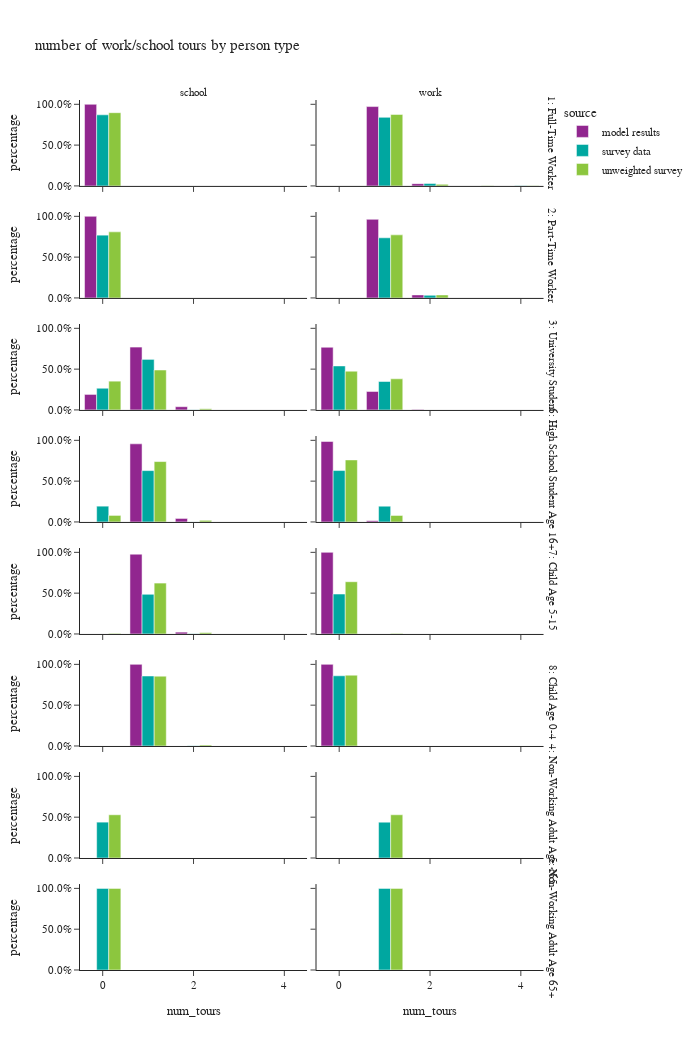

Write notebook code for a chart like this one.
### Code cell
# number of mandatory tours
df_plot = m_tour_data[['person_id','source','ptype_label','tour_type','tour_id','person_weight']].groupby(['person_id','source','ptype_label','tour_type','person_weight']).count().reset_index()

pivoted = df_plot.pivot(index=['person_id','source','ptype_label','person_weight'], columns="tour_type", values="tour_id").fillna(0).reset_index()
df_plot = pivoted.melt(id_vars=['person_id','source','ptype_label','person_weight'], var_name="tour_type")

df_plot['num_tours'] = df_plot['value']
df_plot['ws_weight'] = df_plot['person_weight']
df_plot = df_plot.groupby(['source','ptype_label','tour_type','num_tours'])['ws_weight'].sum().reset_index()
df_plot = df_plot.merge(df_ptype_count, how='left', on=['source','ptype_label'])
df_plot['percentage'] = df_plot['ws_weight']/df_plot['person_weight']

fig = px.bar(df_plot, x="num_tours", y="percentage", color="source",barmode="group",
             facet_row="ptype_label",facet_col="tour_type",
             title="number of work/school tours by person type")
fig.for_each_annotation(lambda a: a.update(text=a.text.split("=")[-1]))
fig.update_layout(height=1050, width=700)
fig.update_yaxes(tickformat=".1%")
fig.show()

### Figure 1 — Plotly figure (JSON) as saved in the notebook; plotly's stock layout.template omitted (floating-point values rounded to 4 significant figures)
{"data": [{"alignmentgroup": "True", "hovertemplate": "source=model results<br>ptype_label=1: Full-Time Worker<br>tour_type=school<br>num_tours=%{x}<br>percentage=%{y}<extra></extra>", "legendgroup": "model results", "marker": {"color": "#91268F", "pattern": {"shape": ""}}, "name": "model results", "offsetgroup": "model results", "orientation": "v", "showlegend": true, "textposition": "auto", "x": [0.0], "xaxis": "x15", "y": [1.0], "yaxis": "y15", "type": "bar"}, {"alignmentgroup": "True", "hovertemplate": "source=model results<br>ptype_label=1: Full-Time Worker<br>tour_type=work<br>num_tours=%{x}<br>percentage=%{y}<extra></extra>", "legendgroup": "model results", "marker": {"color": "#91268F", "pattern": {"shape": ""}}, "name": "model results", "offsetgroup": "model results", "orientation": "v", "showlegend": false, "textposition": "auto", "x": [1.0, 2.0], "xaxis": "x16", "y": [0.9721, 0.02788], "yaxis": "y16", "type": "bar"}, {"alignmentgroup": "True", "hovertemplate": "source=model results<br>ptype_label=2: Part-Time Worker<br>tour_type=school<br>num_tours=%{x}<br>percentage=%{y}<extra></extra>", "legendgroup": "model results", "marker": {"color": "#91268F", "pattern": {"shape": ""}}, "name": "model results", "offsetgroup": "model results", "orientation": "v", "showlegend": false, "textposition": "auto", "x": [0.0], "xaxis": "x13", "y": [1.0], "yaxis": "y13", "type": "bar"}, {"alignmentgroup": "True", "hovertemplate": "source=model results<br>ptype_label=2: Part-Time Worker<br>tour_type=work<br>num_tours=%{x}<br>percentage=%{y}<extra></extra>", "legendgroup": "model results", "marker": {"color": "#91268F", "pattern": {"shape": ""}}, "name": "model results", "offsetgroup": "model results", "orientation": "v", "showlegend": false, "textposition": "auto", "x": [1.0, 2.0], "xaxis": "x14", "y": [0.9628, 0.03716], "yaxis": "y14", "type": "bar"}, {"alignmentgroup": "True", "hovertemplate": "source=model results<br>ptype_label=3: University Student<br>tour_type=school<br>num_tours=%{x}<br>percentage=%{y}<extra></extra>", "legendgroup": "model results", "marker": {"color": "#91268F", "pattern": {"shape": ""}}, "name": "model results", "offsetgroup": "model results", "orientation": "v", "showlegend": false, "textposition": "auto", "x": [0.0, 1.0, 2.0], "xaxis": "x11", "y": [0.1901, 0.7703, 0.03962], "yaxis": "y11", "type": "bar"}, {"alignmentgroup": "True", "hovertemplate": "source=model results<br>ptype_label=3: University Student<br>tour_type=work<br>num_tours=%{x}<br>percentage=%{y}<extra></extra>", "legendgroup": "model results", "marker": {"color": "#91268F", "pattern": {"shape": ""}}, "name": "model results", "offsetgroup": "model results", "orientation": "v", "showlegend": false, "textposition": "auto", "x": [0.0, 1.0, 2.0], "xaxis": "x12", "y": [0.7677, 0.2265, 0.005763], "yaxis": "y12", "type": "bar"}, {"alignmentgroup": "True", "hovertemplate": "source=model results<br>ptype_label=6: High School Student Age 16+<br>tour_type=school<br>num_tours=%{x}<br>percentage=%{y}<extra></extra>", "legendgroup": "model results", "marker": {"color": "#91268F", "pattern": {"shape": ""}}, "name": "model results", "offsetgroup": "model results", "orientation": "v", "showlegend": false, "textposition": "auto", "x": [1.0, 2.0], "xaxis": "x9", "y": [0.9571, 0.04288], "yaxis": "y9", "type": "bar"}, {"alignmentgroup": "True", "hovertemplate": "source=model results<br>ptype_label=6: High School Student Age 16+<br>tour_type=work<br>num_tours=%{x}<br>percentage=%{y}<extra></extra>", "legendgroup": "model results", "marker": {"color": "#91268F", "pattern": {"shape": ""}}, "name": "model results", "offsetgroup": "model results", "orientation": "v", "showlegend": false, "textposition": "auto", "x": [0.0, 1.0], "xaxis": "x10", "y": [0.986, 0.01403], "yaxis": "y10", "type": "bar"}, {"alignmentgroup": "True", "hovertemplate": "source=model results<br>ptype_label=7: Child Age 5-15<br>tour_type=school<br>num_tours=%{x}<br>percentage=%{y}<extra></extra>", "legendgroup": "model results", "marker": {"color": "#91268F", "pattern": {"shape": ""}}, "name": "model results", "offsetgroup": "model results", "orientation": "v", "showlegend": false, "textposition": "auto", "x": [1.0, 2.0], "xaxis": "x7", "y": [0.9776, 0.02242], "yaxis": "y7", "type": "bar"}, {"alignmentgroup": "True", "hovertemplate": "source=model results<br>ptype_label=7: Child Age 5-15<br>tour_type=work<br>num_tours=%{x}<br>percentage=%{y}<extra></extra>", "legendgroup": "model results", "marker": {"color": "#91268F", "pattern": {"shape": ""}}, "name": "model results", "offsetgroup": "model results", "orientation": "v", "showlegend": false, "textposition": "auto", "x": [0.0], "xaxis": "x8", "y": [1.0], "yaxis": "y8", "type": "bar"}, {"alignmentgroup": "True", "hovertemplate": "source=model results<br>ptype_label=8: Child Age 0-4<br>tour_type=school<br>num_tours=%{x}<br>percentage=%{y}<extra></extra>", "legendgroup": "model results", "marker": {"color": "#91268F", "pattern": {"shape": ""}}, "name": "model results", "offsetgroup": "model results", "orientation": "v", "showlegend": false, "textposition": "auto", "x": [1.0], "xaxis": "x5", "y": [1.0], "yaxis": "y5", "type": "bar"}, {"alignmentgroup": "True", "hovertemplate": "source=model results<br>ptype_label=8: Child Age 0-4<br>tour_type=work<br>num_tours=%{x}<br>percentage=%{y}<extra></extra>", "legendgroup": "model results", "marker": {"color": "#91268F", "pattern": {"shape": ""}}, "name": "model results", "offsetgroup": "model results", "orientation": "v", "showlegend": false, "textposition": "auto", "x": [0.0], "xaxis": "x6", "y": [1.0], "yaxis": "y6", "type": "bar"}, {"alignmentgroup": "True", "hovertemplate": "source=survey data<br>ptype_label=1: Full-Time Worker<br>tour_type=school<br>num_tours=%{x}<br>percentage=%{y}<extra></extra>", "legendgroup": "survey data", "marker": {"color": "#00A7A0", "pattern": {"shape": ""}}, "name": "survey data", "offsetgroup": "survey data", "orientation": "v", "showlegend": true, "textposition": "auto", "x": [0.0], "xaxis": "x15", "y": [0.8711], "yaxis": "y15", "type": "bar"}, {"alignmentgroup": "True", "hovertemplate": "source=survey data<br>ptype_label=1: Full-Time Worker<br>tour_type=work<br>num_tours=%{x}<br>percentage=%{y}<extra></extra>", "legendgroup": "survey data", "marker": {"color": "#00A7A0", "pattern": {"shape": ""}}, "name": "survey data", "offsetgroup": "survey data", "orientation": "v", "showlegend": false, "textposition": "auto", "x": [1.0, 2.0, 3.0, 4.0], "xaxis": "x16", "y": [0.8402, 0.03033, 6.311e-05, 0.0004842], "yaxis": "y16", "type": "bar"}, {"alignmentgroup": "True", "hovertemplate": "source=survey data<br>ptype_label=2: Part-Time Worker<br>tour_type=school<br>num_tours=%{x}<br>percentage=%{y}<extra></extra>", "legendgroup": "survey data", "marker": {"color": "#00A7A0", "pattern": {"shape": ""}}, "name": "survey data", "offsetgroup": "survey data", "orientation": "v", "showlegend": false, "textposition": "auto", "x": [0.0], "xaxis": "x13", "y": [0.769], "yaxis": "y13", "type": "bar"}, {"alignmentgroup": "True", "hovertemplate": "source=survey data<br>ptype_label=2: Part-Time Worker<br>tour_type=work<br>num_tours=%{x}<br>percentage=%{y}<extra></extra>", "legendgroup": "survey data", "marker": {"color": "#00A7A0", "pattern": {"shape": ""}}, "name": "survey data", "offsetgroup": "survey data", "orientation": "v", "showlegend": false, "textposition": "auto", "x": [1.0, 2.0], "xaxis": "x14", "y": [0.7366, 0.03243], "yaxis": "y14", "type": "bar"}, {"alignmentgroup": "True", "hovertemplate": "source=survey data<br>ptype_label=3: University Student<br>tour_type=school<br>num_tours=%{x}<br>percentage=%{y}<extra></extra>", "legendgroup": "survey data", "marker": {"color": "#00A7A0", "pattern": {"shape": ""}}, "name": "survey data", "offsetgroup": "survey data", "orientation": "v", "showlegend": false, "textposition": "auto", "x": [0.0, 1.0, 2.0], "xaxis": "x11", "y": [0.2658, 0.6194, 0.002394], "yaxis": "y11", "type": "bar"}, {"alignmentgroup": "True", "hovertemplate": "source=survey data<br>ptype_label=3: University Student<br>tour_type=work<br>num_tours=%{x}<br>percentage=%{y}<extra></extra>", "legendgroup": "survey data", "marker": {"color": "#00A7A0", "pattern": {"shape": ""}}, "name": "survey data", "offsetgroup": "survey data", "orientation": "v", "showlegend": false, "textposition": "auto", "x": [0.0, 1.0], "xaxis": "x12", "y": [0.5391, 0.3484], "yaxis": "y12", "type": "bar"}, {"alignmentgroup": "True", "hovertemplate": "source=survey data<br>ptype_label=6: High School Student Age 16+<br>tour_type=school<br>num_tours=%{x}<br>percentage=%{y}<extra></extra>", "legendgroup": "survey data", "marker": {"color": "#00A7A0", "pattern": {"shape": ""}}, "name": "survey data", "offsetgroup": "survey data", "orientation": "v", "showlegend": false, "textposition": "auto", "x": [0.0, 1.0, 2.0], "xaxis": "x9", "y": [0.1935, 0.6291, 0.0006962], "yaxis": "y9", "type": "bar"}, {"alignmentgroup": "True", "hovertemplate": "source=survey data<br>ptype_label=6: High School Student Age 16+<br>tour_type=work<br>num_tours=%{x}<br>percentage=%{y}<extra></extra>", "legendgroup": "survey data", "marker": {"color": "#00A7A0", "pattern": {"shape": ""}}, "name": "survey data", "offsetgroup": "survey data", "orientation": "v", "showlegend": false, "textposition": "auto", "x": [0.0, 1.0], "xaxis": "x10", "y": [0.6298, 0.1935], "yaxis": "y10", "type": "bar"}, {"alignmentgroup": "True", "hovertemplate": "source=survey data<br>ptype_label=7: Child Age 5-15<br>tour_type=school<br>num_tours=%{x}<br>percentage=%{y}<extra></extra>", "legendgroup": "survey data", "marker": {"color": "#00A7A0", "pattern": {"shape": ""}}, "name": "survey data", "offsetgroup": "survey data", "orientation": "v", "showlegend": false, "textposition": "auto", "x": [0.0, 1.0, 2.0], "xaxis": "x7", "y": [0.000199, 0.4862, 0.002762], "yaxis": "y7", "type": "bar"}, {"alignmentgroup": "True", "hovertemplate": "source=survey data<br>ptype_label=7: Child Age 5-15<br>tour_type=work<br>num_tours=%{x}<br>percentage=%{y}<extra></extra>", "legendgroup": "survey data", "marker": {"color": "#00A7A0", "pattern": {"shape": ""}}, "name": "survey data", "offsetgroup": "survey data", "orientation": "v", "showlegend": false, "textposition": "auto", "x": [0.0, 1.0], "xaxis": "x8", "y": [0.4889, 0.000199], "yaxis": "y8", "type": "bar"}, {"alignmentgroup": "True", "hovertemplate": "source=survey data<br>ptype_label=8: Child Age 0-4<br>tour_type=school<br>num_tours=%{x}<br>percentage=%{y}<extra></extra>", "legendgroup": "survey data", "marker": {"color": "#00A7A0", "pattern": {"shape": ""}}, "name": "survey data", "offsetgroup": "survey data", "orientation": "v", "showlegend": false, "textposition": "auto", "x": [1.0, 2.0], "xaxis": "x5", "y": [0.8572, 0.002688], "yaxis": "y5", "type": "bar"}, {"alignmentgroup": "True", "hovertemplate": "source=survey data<br>ptype_label=8: Child Age 0-4<br>tour_type=work<br>num_tours=%{x}<br>percentage=%{y}<extra></extra>", "legendgroup": "survey data", "marker": {"color": "#00A7A0", "pattern": {"shape": ""}}, "name": "survey data", "offsetgroup": "survey data", "orientation": "v", "showlegend": false, "textposition": "auto", "x": [0.0], "xaxis": "x6", "y": [0.8599], "yaxis": "y6", "type": "bar"}, {"alignmentgroup": "True", "hovertemplate": "source=survey data<br>ptype_label=4: Non-Working Adult Age <65<br>tour_type=school<br>num_tours=%{x}<br>percentage=%{y}<extra></extra>", "legendgroup": "survey data", "marker": {"color": "#00A7A0", "pattern": {"shape": ""}}, "name": "survey data", "offsetgroup": "survey data", "orientation": "v", "showlegend": false, "textposition": "auto", "x": [0.0], "xaxis": "x3", "y": [0.4392], "yaxis": "y3", "type": "bar"}, {"alignmentgroup": "True", "hovertemplate": "source=survey data<br>ptype_label=4: Non-Working Adult Age <65<br>tour_type=work<br>num_tours=%{x}<br>percentage=%{y}<extra></extra>", "legendgroup": "survey data", "marker": {"color": "#00A7A0", "pattern": {"shape": ""}}, "name": "survey data", "offsetgroup": "survey data", "orientation": "v", "showlegend": false, "textposition": "auto", "x": [1.0], "xaxis": "x4", "y": [0.4392], "yaxis": "y4", "type": "bar"}, {"alignmentgroup": "True", "hovertemplate": "source=survey data<br>ptype_label=5: Non-Working Adult Age 65+<br>tour_type=school<br>num_tours=%{x}<br>percentage=%{y}<extra></extra>", "legendgroup": "survey data", "marker": {"color": "#00A7A0", "pattern": {"shape": ""}}, "name": "survey data", "offsetgroup": "survey data", "orientation": "v", "showlegend": false, "textposition": "auto", "x": [0.0], "xaxis": "x", "y": [1.0], "yaxis": "y", "type": "bar"}, {"alignmentgroup": "True", "hovertemplate": "source=survey data<br>ptype_label=5: Non-Working Adult Age 65+<br>tour_type=work<br>num_tours=%{x}<br>percentage=%{y}<extra></extra>", "legendgroup": "survey data", "marker": {"color": "#00A7A0", "pattern": {"shape": ""}}, "name": "survey data", "offsetgroup": "survey data", "orientation": "v", "showlegend": false, "textposition": "auto", "x": [1.0], "xaxis": "x2", "y": [1.0], "yaxis": "y2", "type": "bar"}, {"alignmentgroup": "True", "hovertemplate": "source=unweighted survey<br>ptype_label=1: Full-Time Worker<br>tour_type=school<br>num_tours=%{x}<br>percentage=%{y}<extra></extra>", "legendgroup": "unweighted survey", "marker": {"color": "#8CC63E", "pattern": {"shape": ""}}, "name": "unweighted survey", "offsetgroup": "unweighted survey", "orientation": "v", "showlegend": true, "textposition": "auto", "x": [0.0], "xaxis": "x15", "y": [0.897], "yaxis": "y15", "type": "bar"}, {"alignmentgroup": "True", "hovertemplate": "source=unweighted survey<br>ptype_label=1: Full-Time Worker<br>tour_type=work<br>num_tours=%{x}<br>percentage=%{y}<extra></extra>", "legendgroup": "unweighted survey", "marker": {"color": "#8CC63E", "pattern": {"shape": ""}}, "name": "unweighted survey", "offsetgroup": "unweighted survey", "orientation": "v", "showlegend": false, "textposition": "auto", "x": [1.0, 2.0, 3.0, 4.0], "xaxis": "x16", "y": [0.8756, 0.01943, 0.001295, 0.0006477], "yaxis": "y16", "type": "bar"}, {"alignmentgroup": "True", "hovertemplate": "source=unweighted survey<br>ptype_label=2: Part-Time Worker<br>tour_type=school<br>num_tours=%{x}<br>percentage=%{y}<extra></extra>", "legendgroup": "unweighted survey", "marker": {"color": "#8CC63E", "pattern": {"shape": ""}}, "name": "unweighted survey", "offsetgroup": "unweighted survey", "orientation": "v", "showlegend": false, "textposition": "auto", "x": [0.0], "xaxis": "x13", "y": [0.8094], "yaxis": "y13", "type": "bar"}, {"alignmentgroup": "True", "hovertemplate": "source=unweighted survey<br>ptype_label=2: Part-Time Worker<br>tour_type=work<br>num_tours=%{x}<br>percentage=%{y}<extra></extra>", "legendgroup": "unweighted survey", "marker": {"color": "#8CC63E", "pattern": {"shape": ""}}, "name": "unweighted survey", "offsetgroup": "unweighted survey", "orientation": "v", "showlegend": false, "textposition": "auto", "x": [1.0, 2.0], "xaxis": "x14", "y": [0.7726, 0.03679], "yaxis": "y14", "type": "bar"}, {"alignmentgroup": "True", "hovertemplate": "source=unweighted survey<br>ptype_label=3: University Student<br>tour_type=school<br>num_tours=%{x}<br>percentage=%{y}<extra></extra>", "legendgroup": "unweighted survey", "marker": {"color": "#8CC63E", "pattern": {"shape": ""}}, "name": "unweighted survey", "offsetgroup": "unweighted survey", "orientation": "v", "showlegend": false, "textposition": "auto", "x": [0.0, 1.0, 2.0], "xaxis": "x11", "y": [0.3525, 0.4892, 0.01439], "yaxis": "y11", "type": "bar"}, {"alignmentgroup": "True", "hovertemplate": "source=unweighted survey<br>ptype_label=3: University Student<br>tour_type=work<br>num_tours=%{x}<br>percentage=%{y}<extra></extra>", "legendgroup": "unweighted survey", "marker": {"color": "#8CC63E", "pattern": {"shape": ""}}, "name": "unweighted survey", "offsetgroup": "unweighted survey", "orientation": "v", "showlegend": false, "textposition": "auto", "x": [0.0, 1.0], "xaxis": "x12", "y": [0.4748, 0.3813], "yaxis": "y12", "type": "bar"}, {"alignmentgroup": "True", "hovertemplate": "source=unweighted survey<br>ptype_label=6: High School Student Age 16+<br>tour_type=school<br>num_tours=%{x}<br>percentage=%{y}<extra></extra>", "legendgroup": "unweighted survey", "marker": {"color": "#8CC63E", "pattern": {"shape": ""}}, "name": "unweighted survey", "offsetgroup": "unweighted survey", "orientation": "v", "showlegend": false, "textposition": "auto", "x": [0.0, 1.0, 2.0], "xaxis": "x9", "y": [0.08, 0.74, 0.02], "yaxis": "y9", "type": "bar"}, {"alignmentgroup": "True", "hovertemplate": "source=unweighted survey<br>ptype_label=6: High School Student Age 16+<br>tour_type=work<br>num_tours=%{x}<br>percentage=%{y}<extra></extra>", "legendgroup": "unweighted survey", "marker": {"color": "#8CC63E", "pattern": {"shape": ""}}, "name": "unweighted survey", "offsetgroup": "unweighted survey", "orientation": "v", "showlegend": false, "textposition": "auto", "x": [0.0, 1.0], "xaxis": "x10", "y": [0.76, 0.08], "yaxis": "y10", "type": "bar"}, {"alignmentgroup": "True", "hovertemplate": "source=unweighted survey<br>ptype_label=7: Child Age 5-15<br>tour_type=school<br>num_tours=%{x}<br>percentage=%{y}<extra></extra>", "legendgroup": "unweighted survey", "marker": {"color": "#8CC63E", "pattern": {"shape": ""}}, "name": "unweighted survey", "offsetgroup": "unweighted survey", "orientation": "v", "showlegend": false, "textposition": "auto", "x": [0.0, 1.0, 2.0], "xaxis": "x7", "y": [0.007059, 0.6235, 0.01647], "yaxis": "y7", "type": "bar"}, {"alignmentgroup": "True", "hovertemplate": "source=unweighted survey<br>ptype_label=7: Child Age 5-15<br>tour_type=work<br>num_tours=%{x}<br>percentage=%{y}<extra></extra>", "legendgroup": "unweighted survey", "marker": {"color": "#8CC63E", "pattern": {"shape": ""}}, "name": "unweighted survey", "offsetgroup": "unweighted survey", "orientation": "v", "showlegend": false, "textposition": "auto", "x": [0.0, 1.0], "xaxis": "x8", "y": [0.64, 0.007059], "yaxis": "y8", "type": "bar"}, {"alignmentgroup": "True", "hovertemplate": "source=unweighted survey<br>ptype_label=8: Child Age 0-4<br>tour_type=school<br>num_tours=%{x}<br>percentage=%{y}<extra></extra>", "legendgroup": "unweighted survey", "marker": {"color": "#8CC63E", "pattern": {"shape": ""}}, "name": "unweighted survey", "offsetgroup": "unweighted survey", "orientation": "v", "showlegend": false, "textposition": "auto", "x": [1.0, 2.0], "xaxis": "x5", "y": [0.8554, 0.01205], "yaxis": "y5", "type": "bar"}, {"alignmentgroup": "True", "hovertemplate": "source=unweighted survey<br>ptype_label=8: Child Age 0-4<br>tour_type=work<br>num_tours=%{x}<br>percentage=%{y}<extra></extra>", "legendgroup": "unweighted survey", "marker": {"color": "#8CC63E", "pattern": {"shape": ""}}, "name": "unweighted survey", "offsetgroup": "unweighted survey", "orientation": "v", "showlegend": false, "textposition": "auto", "x": [0.0], "xaxis": "x6", "y": [0.8675], "yaxis": "y6", "type": "bar"}, {"alignmentgroup": "True", "hovertemplate": "source=unweighted survey<br>ptype_label=4: Non-Working Adult Age <65<br>tour_type=school<br>num_tours=%{x}<br>percentage=%{y}<extra></extra>", "legendgroup": "unweighted survey", "marker": {"color": "#8CC63E", "pattern": {"shape": ""}}, "name": "unweighted survey", "offsetgroup": "unweighted survey", "orientation": "v", "showlegend": false, "textposition": "auto", "x": [0.0], "xaxis": "x3", "y": [0.5294], "yaxis": "y3", "type": "bar"}, {"alignmentgroup": "True", "hovertemplate": "source=unweighted survey<br>ptype_label=4: Non-Working Adult Age <65<br>tour_type=work<br>num_tours=%{x}<br>percentage=%{y}<extra></extra>", "legendgroup": "unweighted survey", "marker": {"color": "#8CC63E", "pattern": {"shape": ""}}, "name": "unweighted survey", "offsetgroup": "unweighted survey", "orientation": "v", "showlegend": false, "textposition": "auto", "x": [1.0], "xaxis": "x4", "y": [0.5294], "yaxis": "y4", "type": "bar"}, {"alignmentgroup": "True", "hovertemplate": "source=unweighted survey<br>ptype_label=5: Non-Working Adult Age 65+<br>tour_type=school<br>num_tours=%{x}<br>percentage=%{y}<extra></extra>", "legendgroup": "unweighted survey", "marker": {"color": "#8CC63E", "pattern": {"shape": ""}}, "name": "unweighted survey", "offsetgroup": "unweighted survey", "orientation": "v", "showlegend": false, "textposition": "auto", "x": [0.0], "xaxis": "x", "y": [1.0], "yaxis": "y", "type": "bar"}, {"alignmentgroup": "True", "hovertemplate": "source=unweighted survey<br>ptype_label=5: Non-Working Adult Age 65+<br>tour_type=work<br>num_tours=%{x}<br>percentage=%{y}<extra></extra>", "legendgroup": "unweighted survey", "marker": {"color": "#8CC63E", "pattern": {"shape": ""}}, "name": "unweighted survey", "offsetgroup": "unweighted survey", "orientation": "v", "showlegend": false, "textposition": "auto", "x": [1.0], "xaxis": "x2", "y": [1.0], "yaxis": "y2", "type": "bar"}], "layout": {"xaxis": {"anchor": "y", "domain": [0.0, 0.48], "title": {"text": "num_tours"}}, "yaxis": {"anchor": "x", "domain": [0.0, 0.09875], "title": {"text": "percentage"}, "tickformat": ".1%"}, "xaxis2": {"anchor": "y2", "domain": [0.5, 0.98], "matches": "x", "title": {"text": "num_tours"}}, "yaxis2": {"anchor": "x2", "domain": [0.0, 0.09875], "matches": "y", "showticklabels": false, "tickformat": ".1%"}, "xaxis3": {"anchor": "y3", "domain": [0.0, 0.48], "matches": "x", "showticklabels": false}, "yaxis3": {"anchor": "x3", "domain": [0.1288, 0.2275], "matches": "y", "title": {"text": "percentage"}, "tickformat": ".1%"}, "xaxis4": {"anchor": "y4", "domain": [0.5, 0.98], "matches": "x", "showticklabels": false}, "yaxis4": {"anchor": "x4", "domain": [0.1288, 0.2275], "matches": "y", "showticklabels": false, "tickformat": ".1%"}, "xaxis5": {"anchor": "y5", "domain": [0.0, 0.48], "matches": "x", "showticklabels": false}, "yaxis5": {"anchor": "x5", "domain": [0.2575, 0.3563], "matches": "y", "title": {"text": "percentage"}, "tickformat": ".1%"}, "xaxis6": {"anchor": "y6", "domain": [0.5, 0.98], "matches": "x", "showticklabels": false}, "yaxis6": {"anchor": "x6", "domain": [0.2575, 0.3563], "matches": "y", "showticklabels": false, "tickformat": ".1%"}, "xaxis7": {"anchor": "y7", "domain": [0.0, 0.48], "matches": "x", "showticklabels": false}, "yaxis7": {"anchor": "x7", "domain": [0.3862, 0.485], "matches": "y", "title": {"text": "percentage"}, "tickformat": ".1%"}, "xaxis8": {"anchor": "y8", "domain": [0.5, 0.98], "matches": "x", "showticklabels": false}, "yaxis8": {"anchor": "x8", "domain": [0.3862, 0.485], "matches": "y", "showticklabels": false, "tickformat": ".1%"}, "xaxis9": {"anchor": "y9", "domain": [0.0, 0.48], "matches": "x", "showticklabels": false}, "yaxis9": {"anchor": "x9", "domain": [0.515, 0.6138], "matches": "y", "title": {"text": "percentage"}, "tickformat": ".1%"}, "xaxis10": {"anchor": "y10", "domain": [0.5, 0.98], "matches": "x", "showticklabels": false}, "yaxis10": {"anchor": "x10", "domain": [0.515, 0.6138], "matches": "y", "showticklabels": false, "tickformat": ".1%"}, "xaxis11": {"anchor": "y11", "domain": [0.0, 0.48], "matches": "x", "showticklabels": false}, "yaxis11": {"anchor": "x11", "domain": [0.6438, 0.7425], "matches": "y", "title": {"text": "percentage"}, "tickformat": ".1%"}, "xaxis12": {"anchor": "y12", "domain": [0.5, 0.98], "matches": "x", "showticklabels": false}, "yaxis12": {"anchor": "x12", "domain": [0.6438, 0.7425], "matches": "y", "showticklabels": false, "tickformat": ".1%"}, "xaxis13": {"anchor": "y13", "domain": [0.0, 0.48], "matches": "x", "showticklabels": false}, "yaxis13": {"anchor": "x13", "domain": [0.7725, 0.8712], "matches": "y", "title": {"text": "percentage"}, "tickformat": ".1%"}, "xaxis14": {"anchor": "y14", "domain": [0.5, 0.98], "matches": "x", "showticklabels": false}, "yaxis14": {"anchor": "x14", "domain": [0.7725, 0.8712], "matches": "y", "showticklabels": false, "tickformat": ".1%"}, "xaxis15": {"anchor": "y15", "domain": [0.0, 0.48], "matches": "x", "showticklabels": false}, "yaxis15": {"anchor": "x15", "domain": [0.9012, 1.0], "matches": "y", "title": {"text": "percentage"}, "tickformat": ".1%"}, "xaxis16": {"anchor": "y16", "domain": [0.5, 0.98], "matches": "x", "showticklabels": false}, "yaxis16": {"anchor": "x16", "domain": [0.9012, 1.0], "matches": "y", "showticklabels": false, "tickformat": ".1%"}, "annotations": [{"font": {}, "showarrow": false, "text": "school", "x": 0.24, "xanchor": "center", "xref": "paper", "y": 1.0, "yanchor": "bottom", "yref": "paper"}, {"font": {}, "showarrow": false, "text": "work", "x": 0.74, "xanchor": "center", "xref": "paper", "y": 1.0, "yanchor": "bottom", "yref": "paper"}, {"font": {}, "showarrow": false, "text": "5: Non-Working Adult Age 65+", "textangle": 90, "x": 0.98, "xanchor": "left", "xref": "paper", "y": 0.04938, "yanchor": "middle", "yref": "paper"}, {"font": {}, "showarrow": false, "text": "4: Non-Working Adult Age <65", "textangle": 90, "x": 0.98, "xanchor": "left", "xref": "paper", "y": 0.1781, "yanchor": "middle", "yref": "paper"}, {"font": {}, "showarrow": false, "text": "8: Child Age 0-4", "textangle": 90, "x": 0.98, "xanchor": "left", "xref": "paper", "y": 0.3069, "yanchor": "middle", "yref": "paper"}, {"font": {}, "showarrow": false, "text": "7: Child Age 5-15", "textangle": 90, "x": 0.98, "xanchor": "left", "xref": "paper", "y": 0.4356, "yanchor": "middle", "yref": "paper"}, {"font": {}, "showarrow": false, "text": "6: High School Student Age 16+", "textangle": 90, "x": 0.98, "xanchor": "left", "xref": "paper", "y": 0.5644, "yanchor": "middle", "yref": "paper"}, {"font": {}, "showarrow": false, "text": "3: University Student", "textangle": 90, "x": 0.98, "xanchor": "left", "xref": "paper", "y": 0.6931, "yanchor": "middle", "yref": "paper"}, {"font": {}, "showarrow": false, "text": "2: Part-Time Worker", "textangle": 90, "x": 0.98, "xanchor": "left", "xref": "paper", "y": 0.8219, "yanchor": "middle", "yref": "paper"}, {"font": {}, "showarrow": false, "text": "1: Full-Time Worker", "textangle": 90, "x": 0.98, "xanchor": "left", "xref": "paper", "y": 0.9506, "yanchor": "middle", "yref": "paper"}], "legend": {"title": {"text": "source"}, "tracegroupgap": 0}, "title": {"text": "number of work/school tours by person type"}, "barmode": "group", "height": 1050, "width": 700}}
